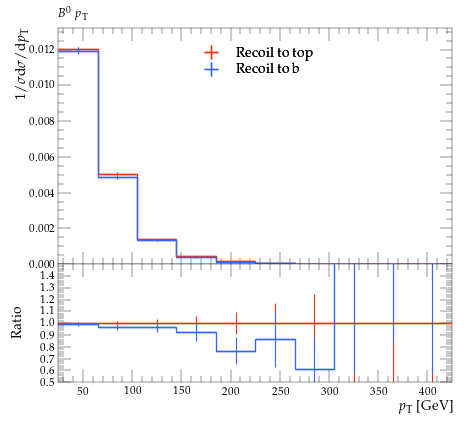

Source code (Python):
#! /usr/bin/env python

# This Python script was auto-generated using YODA v2.0.2.
# Analysis object: /MC_HFDECAYS/B0_pT
# Timestamp: 31-07-2026 (13:13:51)

import matplotlib as mpl
import matplotlib.pyplot as plt
mpl.use('Agg') # comment out for interactive use
import os
import numpy as np

plotDir = os.path.split(os.path.realpath(__file__))[0]
if 'YODA_USER_PLOT_PATH' in globals():
    plot_outdir = globals()['YODA_USER_PLOT_PATH']
else:
    plot_outdir = plotDir

#plot style
plt.style.use(os.path.join(plotDir, '../default.mplstyle'))
# plot metadata
figW, figH = plt.rcParams['figure.figsize']
ax_xLabel = r'$p_\mathrm{T}$ [GeV]'
ax_yLabel = r'$1/\sigma \mathrm{d}\sigma/\mathrm{d}p_\mathrm{T}$'
ax_title  = r'$B^0$ $p_\mathrm{T}$'
ax_xScale = 'linear'
ax_yScale = 'linear'
xLims = (25.0, 425.0)
yLims = (0.0, 0.013214784000000002)

# TeX-friendly labels for the legend
labels = {
    'legend' : ([ r"Recoil to top", r"Recoil to b" ], r""),
}

# Adjust canvas width and height
canvasW = 10.0
canvasH = 9.0
figW *= canvasW/10.
figH *= canvasH/9.

# Create figure and axis objects
fig, (ax, ratio0_ax) = plt.subplots(2, 1, sharex=True,
                  figsize=(figW,figH), gridspec_kw={'height_ratios': (6.0, 3.0)})

# Set figure margins
plt.subplots_adjust(
    left   = 1.0 * plt.rcParams['figure.subplot.left'],
    right  = 1.0 * plt.rcParams['figure.subplot.right'],
    top    = 1.0 * plt.rcParams['figure.subplot.top'],
    bottom = 1.0 * plt.rcParams['figure.subplot.bottom'])

ratio0_ax.yaxis.set_major_locator(mpl.ticker.MultipleLocator(0.1))
ratio0_ax.set_ylim(0.5, 1.4999)
ratio0_ax.set_ylabel('Ratio')

# the numerical data is stored in a separate file
dataf = dict()
prefix = os.path.split(__file__)[0]
if prefix:    prefix = prefix + '/'
exec(open(prefix+'B0_pT__data.py').read(), dataf)


legend_handles = dict() # keep track of handles for the legend

# style options for curves
# starts at zorder>=5 to draw curve on top of legend
styles = {
  'recoil_t': {
    'color' : '#EE3311',
    'linestyle' : '-',
    'linewidth' : 1,
    'marker' : 'none',
    'markersize' : 2,
    'capsize' : 0.0,
    'zorder' : 5,
    'histstyle' : 1,
    'drawstyle' : 'steps-pre',
    'xerrorbars' : 1,
    'yerrorbars' : 1,
    'fillcolor' : None,
    'fillopacity' : 1.0,
    'ratio0_linestyle' : '-',
    'ratio0_linewidth' : 1,
    'ratio0_marker' : 'none',
    'ratio0_markersize' : 2,
    'ratio0_capsize' : 0.0,
    'ratio0_zorder' : 5,
    'ratio0_histstyle' : 1,
    'ratio0_drawstyle' : 'steps-pre',
    'ratio0_xerrorbars' : 1,
    'ratio0_yerrorbars' : 1,
  },
  'recoil_b': {
    'color' : '#3366FF',
    'linestyle' : '-',
    'linewidth' : 1,
    'marker' : 'none',
    'markersize' : 2,
    'capsize' : 0.0,
    'zorder' : 6,
    'histstyle' : 1,
    'drawstyle' : 'steps-pre',
    'xerrorbars' : 1,
    'yerrorbars' : 1,
    'fillcolor' : None,
    'fillopacity' : 1.0,
    'ratio0_linestyle' : '-',
    'ratio0_linewidth' : 1,
    'ratio0_marker' : 'none',
    'ratio0_markersize' : 2,
    'ratio0_capsize' : 0.0,
    'ratio0_zorder' : 6,
    'ratio0_histstyle' : 1,
    'ratio0_drawstyle' : 'steps-pre',
    'ratio0_xerrorbars' : 1,
    'ratio0_yerrorbars' : 1,
  },
}

# curve from input yoda files in main panel
for label, yvals in dataf['yvals'].items():
    if all(np.isnan(v) for v in dataf['yvals'][label]):
        continue
    tmp = None
    if styles[label]['histstyle']: # draw as histogram
        xpos = dataf['xedges'][label] if styles[label]['drawstyle'] else dataf['xpoints'][label]
        ypos = np.insert(yvals, 0, yvals[0]) if styles[label]['drawstyle'] else yvals
        if styles[label]['fillcolor']: # fill area below curve
            ax.fill_between(xpos, ypos, step='pre',
                            color=styles[label]['fillcolor'],
                            alpha=styles[label]['fillopacity'])
        tmp, = ax.plot(xpos, ypos,
                       color=styles[label]['color'],
                       linestyle=styles[label]['linestyle'],
                       linewidth=styles[label]['linewidth'],
                       drawstyle=styles[label]['drawstyle'], solid_joinstyle='miter',
                       zorder=styles[label]['zorder'], label=label)
    tmp = ax.errorbar(dataf['xpoints'][label], yvals,
                      xerr=np.array(dataf['xerrs'][label])*styles[label]['xerrorbars'],
                      yerr=np.array(dataf['yerrs'][label])*styles[label]['yerrorbars'],
                      fmt=styles[label]['marker'], capsize=styles[label]['capsize'],
                      markersize=styles[label]['markersize'],
                      ecolor=styles[label]['color'],
                      color=styles[label]['color'], zorder=styles[label]['zorder'])
    tmp[-1][0].set_linestyle(styles[label]['linestyle'])
    tmp[-1][0].set_linewidth(styles[label]['linewidth'])
    if label in dataf['add_legend_handle']:  legend_handles[label] = tmp
    for varLabel in dataf['variation_yvals'].keys():
        if varLabel.startswith(label):
            tmp, = ax.plot(dataf['xedges'][label], dataf['variation_yvals'][varLabel],
                           color=styles[label]['color'],
                           linestyle=styles[label]['linestyle'],
                           linewidth=styles[label]['linewidth'],
                           drawstyle='steps-pre', solid_joinstyle='miter',
                           zorder=styles[label]['zorder'], alpha=0.5)


# plots on ratio panel
# curve from input yoda files in ratio panel
for label, yvals in dataf['ratio0_yvals'].items():
    if all(np.isnan(v) for v in yvals):
        continue
    if styles[label]['ratio0_histstyle']: # plot as histogram
        xpos = dataf['xedges']['recoil_t'] if styles[label]['ratio0_drawstyle'] else dataf['xpoints']['recoil_t']
        ypos = np.insert(yvals, 0, yvals[0]) if styles[label]['ratio0_drawstyle'] else yvals
        ratio0_ax.plot(xpos, ypos,
                       color=styles[label]['color'],
                       linewidth=styles[label]['linewidth'],
                       linestyle=styles[label]['ratio0_linestyle'],
                       drawstyle=styles[label]['ratio0_drawstyle'], zorder=styles[label]['zorder'],
                       solid_joinstyle='miter')
    tmp = ratio0_ax.errorbar(dataf['xpoints']['recoil_t'], yvals,
                             xerr=np.array(dataf['ref_xerrs'])*styles[label]['ratio0_xerrorbars'],
                             yerr=np.array(dataf['ratio0_yerrs'][label])*styles[label]['ratio0_yerrorbars'],
                             fmt=styles[label]['ratio0_marker'], capsize=styles[label]['ratio0_capsize'],
                             markersize=styles[label]['ratio0_markersize'],
                             ecolor=styles[label]['color'],
                             color=styles[label]['color'])
    tmp[-1][0].set_linestyle(styles[label]['ratio0_linestyle'])
    tmp[-1][0].set_linewidth(styles[label]['ratio0_linewidth'])

    for varlabel in dataf['ratio0_variation_vals'].keys():
        if varlabel.startswith(label):
            ratio0_ax.plot(dataf['xedges']['recoil_t'],
                            dataf['ratio0_variation_vals'][varlabel],
                            color=styles[label]['color'],
                            linestyle=styles[label]['linestyle'],
                            linewidth=styles[label]['linewidth'],
                            drawstyle='steps-pre', solid_joinstyle='miter',
                            zorder=1, alpha=0.5)

legend_items = list(legend_handles.values())
ax.add_artist(ax.legend(legend_items,
                        labels['legend'][0],
                        title=labels['legend'][1],
                        alignment='left',
                        loc='upper center',
                        bbox_to_anchor=(0.5, 0.97)))

# set plot metadata as defined above
ratio0_ax.set_xlabel(ax_xLabel)
ratio0_ax.xaxis.set_label_coords(1., -0.15)
ax.set_ylabel(ax_yLabel, ha='right', va='top')
ax.yaxis.set_label_coords(-0.11, 1.0)
ax.set_title(ax_title, loc='left')
ax.set_xscale(ax_xScale)
ax.set_yscale(ax_yScale)
ax.set_xlim(xLims)
ax.set_ylim(yLims)

# tick formatting
plt.rcParams['xtick.top'] = True
plt.rcParams['ytick.right'] = True
fig.align_ylabels((ax, ratio0_ax))
plt.savefig(os.path.join(plot_outdir, 'B0_pT.pdf'), format='PDF')
plt.savefig(os.path.join(plot_outdir, 'B0_pT.png'), format='PNG')

plt.close(fig)
